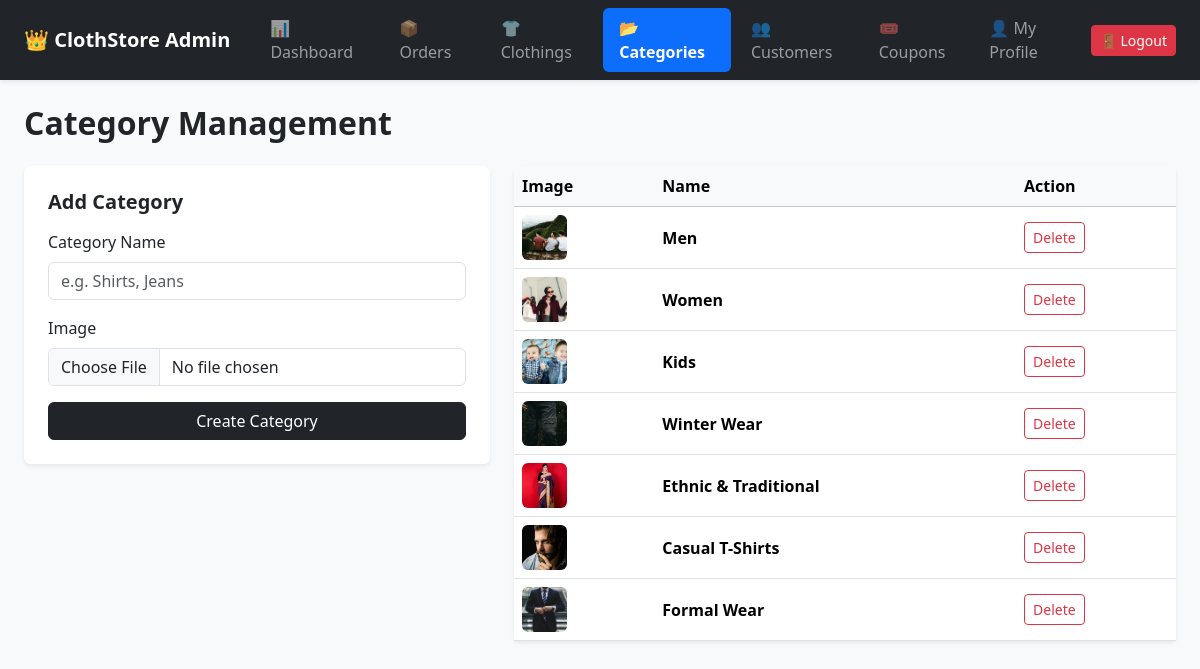
The page /admin-panel/categories/ (signed in) on the database its author committed.
### csw_app/models.py (models this page shows, shortened)
class Category(models.Model):
    category_name = models.CharField(max_length=100)
    image = models.ImageField(upload_to='categories/', null=True, blank=True)

### csw_app/views.py (the view, shortened to what this page needs)
# urls.py: path('admin-panel/categories/', views.admin_categories, name='admin_categories'),
@user_passes_test(is_admin, login_url='login')
def admin_categories(request):
    categories = Category.objects.all()
    return render(request, 'admin_panel/categories.html', {'categories': categories})

### csw_app/views.py (called while the page is built)
def is_admin(user):
    return user.is_authenticated and user.is_staff

### templates/admin_panel/categories.html (shortened to what this page needs)
{% extends 'admin_panel/admin_base.html' %}
{% block admin_content %}
<h2 class="fw-bold mb-4">Category Management</h2>
<div class="row g-4">
    <div class="col-md-5">
        <div class="card border-0 shadow-sm p-4">
            <h5 class="fw-bold mb-3">Add Category</h5>
            <form method="POST" enctype="multipart/form-data">
                <div class="mb-3">
                    <label class="form-label">Category Name</label>
                    <input type="text" name="category_name" class="form-control" placeholder="e.g. Shirts, Jeans" required>
                </div>
                <div class="mb-3">
                    <label class="form-label">Image</label>
                    <input type="file" name="image" class="form-control">
                </div>
                <button type="submit" class="btn btn-dark w-100">Create Category</button>
            </form>
        </div>
    </div>
    <div class="col-md-7">
        <div class="card border-0 shadow-sm">
            <table class="table align-middle mb-0">
                <thead class="table-light">
                    <tr><th>Image</th><th>Name</th><th>Action</th></tr>
                </thead>
                <tbody>
                    {% for cat in categories %}
                    <tr>
                        <td>
                            {% if cat.image %}<img src="{{ cat.image.url }}" style="width: 45px; height: 45px; object-fit: cover;" class="rounded">{% endif %}
                        </td>
                        <td><strong>{{ cat.category_name }}</strong></td>
                        <td><a href="{% url 'admin_delete_category' cat.id %}" onclick="return confirm('Delete?');" class="btn btn-sm btn-outline-danger">Delete</a></td>
                    </tr>
                    {% endfor %}
                </tbody>
            </table>
        </div>
    </div>
</div>
{% endblock %}

### rows shown on the page
Category: image (picture), category_name "Men"
Category: image (picture), category_name "Women"
Category: image (picture), category_name "Kids"
Category: image (picture), category_name "Winter Wear"
Category: image (picture), category_name "Ethnic & Traditional"
Category: image (picture), category_name "Casual T-Shirts"
Category: image (picture), category_name "Formal Wear"
